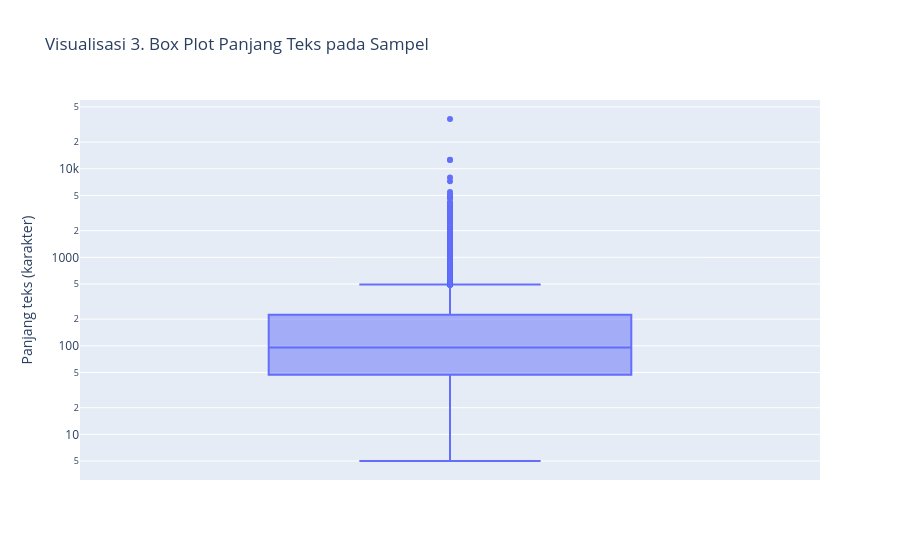

The cell this chart's notebook holds for it:
### Code cell
# Visualisasi 3 — Box plot panjang teks untuk melihat sebaran dan pencilan.
fig3 = px.box(
    sample_pd,
    y="char_count",
    points="outliers",
    title="Visualisasi 3. Box Plot Panjang Teks pada Sampel",
    labels={"char_count": "Panjang teks (karakter)"}
)
fig3.update_yaxes(type="log")
fig3.show()
fig3.write_html(OUT_FIGURES / "03_boxplot_panjang_teks.html")

### Figure 1 — Plotly figure (JSON) as saved in the notebook; plotly's stock layout.template omitted (floating-point values rounded to 4 significant figures; data arrays with more than 128 entries replaced by an {"elided": "..."} marker saying what was removed)
{"data": [{"alignmentgroup": "True", "boxpoints": "outliers", "hovertemplate": "Panjang teks (karakter)=%{y}<extra></extra>", "legendgroup": "", "marker": {"color": "#636efa"}, "name": "", "notched": false, "offsetgroup": "", "orientation": "v", "showlegend": false, "type": "box", "x0": " ", "xaxis": "x", "y": {"elided": "50092 int values"}, "y0": " ", "yaxis": "y"}], "layout": {"boxmode": "group", "legend": {"tracegroupgap": 0}, "title": {"text": "Visualisasi 3. Box Plot Panjang Teks pada Sampel"}, "xaxis": {"anchor": "y", "domain": [0, 1]}, "yaxis": {"anchor": "x", "domain": [0, 1], "title": {"text": "Panjang teks (karakter)"}, "type": "log"}}}
